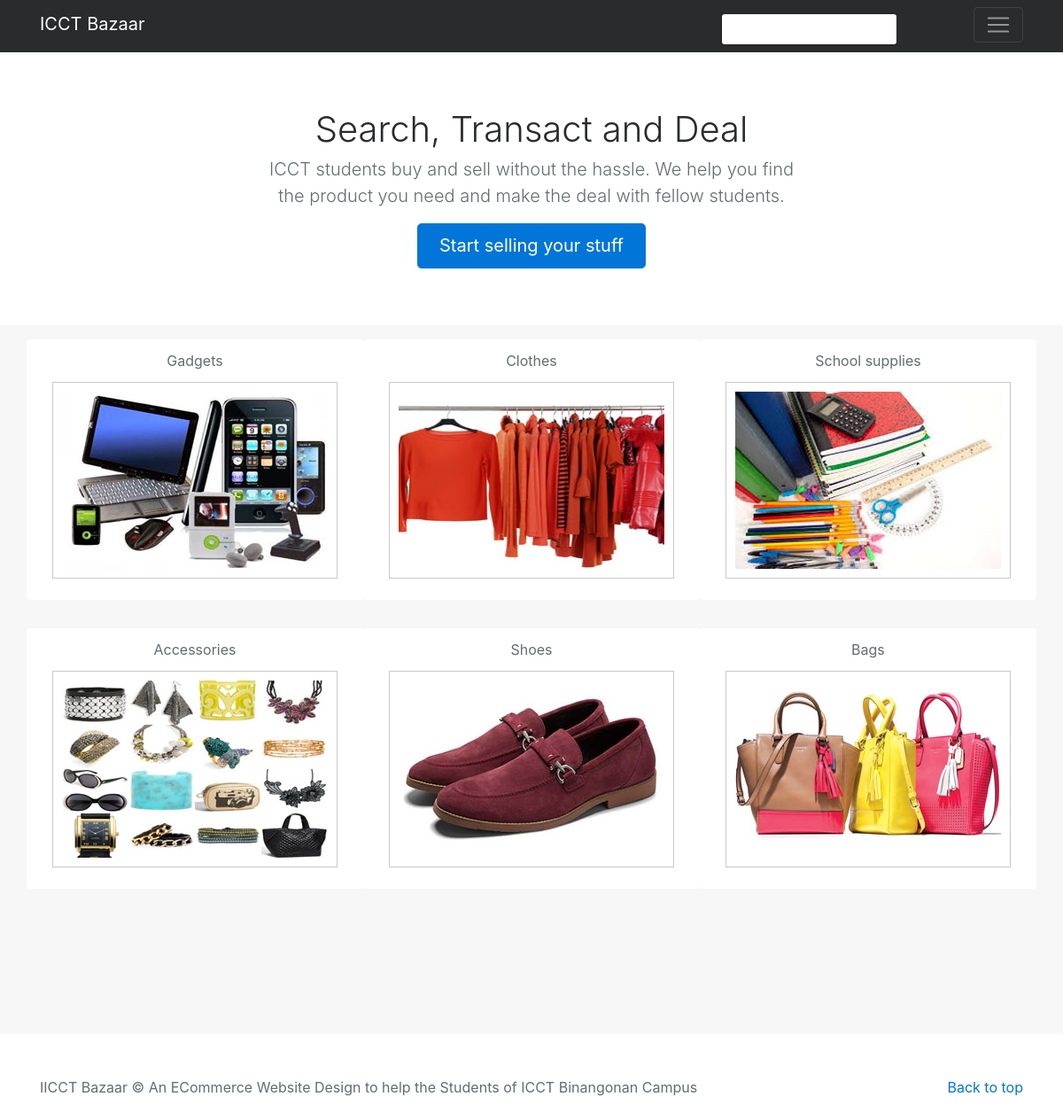
The app's page /, older data.
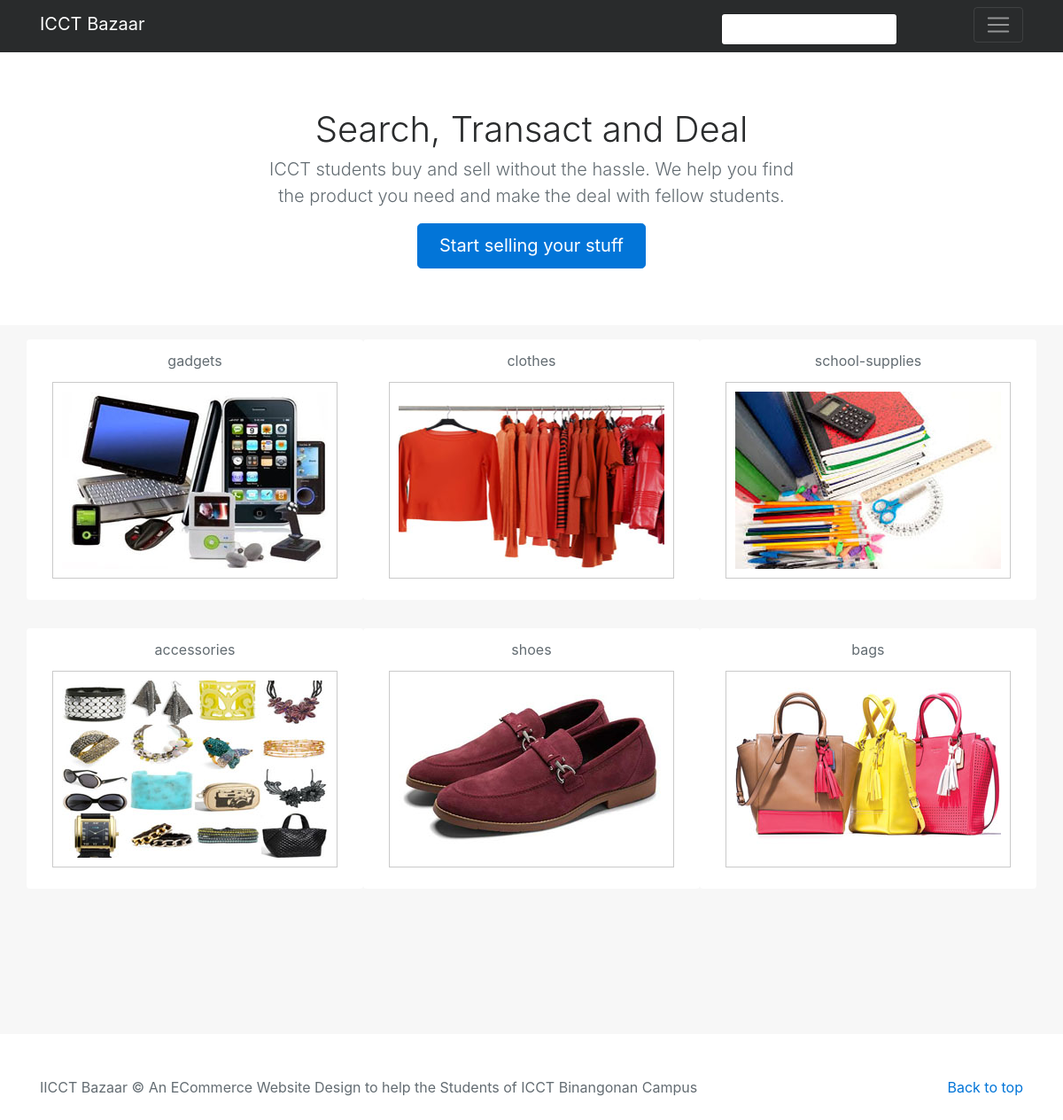
The same page, newer data.
### tables this page shows
CREATE TABLE `tb_item_category` (
  `id` int(11) NOT NULL,
  `label` varchar(50) NOT NULL,
  `name` varchar(30) NOT NULL,
  `image_url` text NOT NULL
);

### lib/meekrodb.2.3.class.php (called while the page is built, shortened)
<?php
class DB {
  protected static $mdb = null;
  public static function getMDB() {
    $mdb = DB::$mdb;
    if ($mdb === null) {
      $mdb = DB::$mdb = new MeekroDB();
    }
    $db_class_vars = get_class_vars('DB');
    return $mdb;
  }
  public static function query() { $args = func_get_args(); return call_user_func_array(array(DB::getMDB(), 'query'), $args); }
  public static function queryFirstRow() { $args = func_get_args(); return call_user_func_array(array(DB::getMDB(), 'queryFirstRow'), $args); }
}
class MeekroDB {
  public $dbName = '';
  public $user = '';
  public $password = '';
  public $host = 'localhost';
  public $port = null;
  public $encoding = 'latin1';
  public $connect_options = array(MYSQLI_OPT_CONNECT_TIMEOUT => 30);
  public $internal_mysql = null;
  public function __construct($host=null, $user=null, $password=null, $dbName=null, $port=null, $encoding=null) {
    if ($host === null) $host = DB::$host;
    if ($user === null) $user = DB::$user;
    if ($password === null) $password = DB::$password;
    if ($dbName === null) $dbName = DB::$dbName;
    if ($port === null) $port = DB::$port;
    if ($encoding === null) $encoding = DB::$encoding;
    $this->host = $host;
    $this->user = $user;
    $this->password = $password;
    $this->dbName = $dbName;
    $this->port = $port;
    $this->encoding = $encoding;
  }
  public function get() {
    $mysql = $this->internal_mysql;
    if (!($mysql instanceof MySQLi)) {
      if (! $this->port) $this->port = ini_get('mysqli.default_port');
      $mysql = new mysqli();
      foreach ($this->connect_options as $key => $value) {
        $mysql->options($key, $value);
      }
      $mysql->set_charset($this->encoding);
      $this->internal_mysql = $mysql;
    }
    return $mysql;
  }
  protected function preparseQueryParams() {
    $args = func_get_args();
    $sql = trim(strval(array_shift($args)));
    $args_all = $args;
    if (count($args_all) == 0) return array($sql);
    $chunkyQuery = array();
    return $chunkyQuery;
  }
  protected function parseQueryParams() {
    $args = func_get_args();
    $chunkyQuery = call_user_func_array(array($this, 'preparseQueryParams'), $args);
    $query = '';
    foreach ($chunkyQuery as $chunk) {
      if (is_string($chunk)) {
        $query .= $chunk;
        continue;
      }
      $result = '';
      $query .= $result;
    }
    return $query;
  }
  protected function prependCall($function, $args, $prepend) { array_unshift($args, $prepend); return call_user_func_array($function, $args); }
  public function query() { $args = func_get_args(); return $this->prependCall(array($this, 'queryHelper'), $args, 'assoc'); }
  protected function queryHelper() {
    $args = func_get_args();
    $type = array_shift($args);
    $db = $this->get();
    $is_buffered = true;
    $row_type = 'assoc';
    $full_names = false;
    $sql = call_user_func_array(array($this, 'parseQueryParams'), $args);
    $result = $db->query($sql, $is_buffered ? MYSQLI_STORE_RESULT : MYSQLI_USE_RESULT);
    $return = array();
    while ($row = ($row_type == 'assoc' ? $result->fetch_assoc() : $result->fetch_row())) {
      $return[] = $row;
    }
    return $return;
  }
  public function queryFirstRow() {
    $args = func_get_args();
    $result = call_user_func_array(array($this, 'query'), $args);
    return reset($result);
  }
}
?>

### index.php (the view, shortened to what this page needs)
<?php
include('includes/header.php');
?>
    <section class="jumbotron text-center">
      <div class="container">
        <h1 class="jumbotron-heading">Search, Transact and Deal</h1>
        <p class="lead text-muted"><?php echo $site_data['tagline']; ?></p>
        <p>
          <a href="<?php echo isset($_SESSION['userdata']) ? 'mystuff.php' : 'register.php' ; ?>" class="btn btn-lg btn-primary">Start selling your stuff</a>
        </p>
      </div>
    </section>
    <div class="album text-muted">
      <div class="container">
        <div class="row">
          <?php foreach($item_categories as $key=>$category){ ?>
          <div class="card text-center">
            <?php echo $category['name']; ?>
            <a href="category.php?id=<?php echo $category['id'] ?>">
              <img src="<?php echo $category['image_url'] ?>" alt="<?php echo $category['name']; ?>">
            </a>
          </div>
          <?php } ?>
        </div>
      </div>
    </div>
  <?php include('includes/footer.php'); ?>

Row changes from the older to the newer data that the page shows:
changed tb_item_category: name "Gadgets" → "gadgets"
changed tb_item_category: name "Clothes" → "clothes"
changed tb_item_category: name "School supplies" → "school-supplies"
changed tb_item_category: name "Accessories" → "accessories"
changed tb_item_category: name "Shoes" → "shoes"
changed tb_item_category: name "Bags" → "bags"
